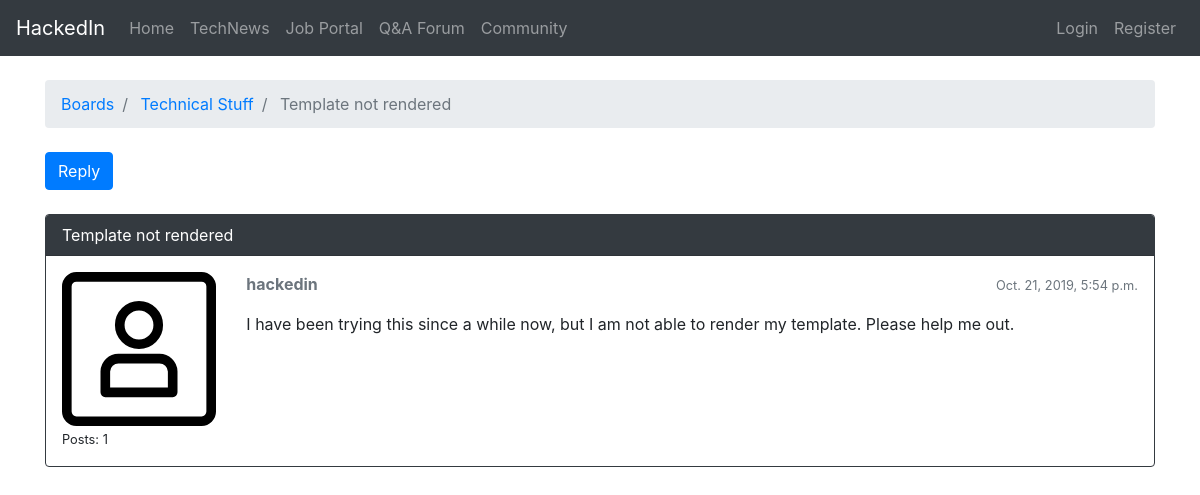
The app's page /forums/boards/2/6/ with its own data.
### forums/models.py (models this page shows, shortened)
class Topic(models.Model):
    subject = models.CharField(max_length=256)
    last_updated = models.DateTimeField(auto_now_add=True)
    board = models.ForeignKey(
        Board,
        on_delete=models.CASCADE,
        related_name='topics',
    )
    starter = models.ForeignKey(
        settings.AUTH_USER_MODEL,
        on_delete=models.CASCADE,
        related_name='topics',
    )
    views = models.PositiveIntegerField(default=0)

class Board(models.Model):
    name = models.CharField(max_length=30, unique=True)
    description = models.CharField(max_length=100)

class Post(models.Model):
    message = models.TextField(max_length=4000)
    topic = models.ForeignKey(
        Topic,
        on_delete=models.CASCADE,
        related_name='posts',
    )
    created_at = models.DateTimeField(auto_now_add=True)
    updated_at = models.DateTimeField(null=True)
    created_by = models.ForeignKey(
        settings.AUTH_USER_MODEL,
        on_delete=models.CASCADE,
        related_name='posts',
    )
    updated_by = models.ForeignKey(
        settings.AUTH_USER_MODEL,
        on_delete=models.CASCADE,
        null=True,
        related_name='+',
    )

### forums/views.py (the view)
# urls.py: path('boards/<int:pk>/<int:topic_pk>/', views.PostListView.as_view(), name='topic_posts'),
class PostListView(ListView):
    model = Post
    context_object_name = 'posts'
    template_name = 'forums/topic_posts.html'
    paginate_by = 2
    def get_queryset(self):
        self.topic = get_object_or_404(Topic, board__pk=self.kwargs.get('pk'), pk=self.kwargs.get('topic_pk'))
        queryset = self.topic.posts.order_by('created_at')
        return queryset
    def get_context_data(self, **kwargs):
        self.topic.views += 1
        self.topic.save()
        context = super().get_context_data(**kwargs)
        context['topic'] = self.topic
        return context

### forums/templates/forums/topic_posts.html (shortened to what this page needs)
{% extends 'forums/base.html' %}
{% block breadcrumb %}
<li class="breadcrumb-item">
    <a href="{% url 'home' %}">Boards</a>
</li>
<li class="breadcrumb-item">
    <a href="{% url 'board_topics' topic.board.pk %}">
        {{ topic.board.name }}
    </a>
</li>
<li class="breadcrumb-item active">
    {{ topic.subject }}
</li>
{% endblock %}
{% block content %}
<div>
    <a href="{% url 'reply_topic' topic.board.pk topic.pk %}" class="btn btn-primary" role="button">
        Reply
    </a>
</div>
{% include 'forums/includes/all_topic_posts.html' %}
{% endblock %}

### forums/templates/forums/includes/all_topic_posts.html (shortened to what this page needs)
{% load static %}
{% for post in posts %}
<div class="card mb-2 mt-4 {% if forloop.first %}border-dark{% endif %}">
    {% if forloop.first %}
        <div class="card-header text-white bg-dark py-2 px-3">
            {{ topic.subject }}
        </div>
    {% endif %}
    <div class="card-body p-3">
        <div class="row">
            <div class="col-2">
                <img src="{% static 'img/avatar.svg' %}" alt="{{ post.created_by.username }}" class="w-100">
                <small>Posts: {{ post.created_by.posts.count }}</small>
            </div>
            <div class="col-10">
                <div class="row mb-3">
                    <div class="col-6">
                        <strong class="text-muted">{{ post.created_by.username }}</strong>
                    </div>
                    <div class="col-6 text-right">
                        <small class="text-muted">{{ post.created_at }}</small>
                    </div>
                </div>
                <p>{{ post.message }}</p>
            </div>
        </div>
    </div>
</div>
{% endfor %}

### records on screen
Topic: board.name "Technical Stuff", subject "Template not rendered"
Post: created_by.posts.count "1", created_by.username "hackedin", created_at "Oct. 21, 2019, 5:54 p.m.", message "I have been trying this since a while now, but I am not able to render my template. Please help me out."
